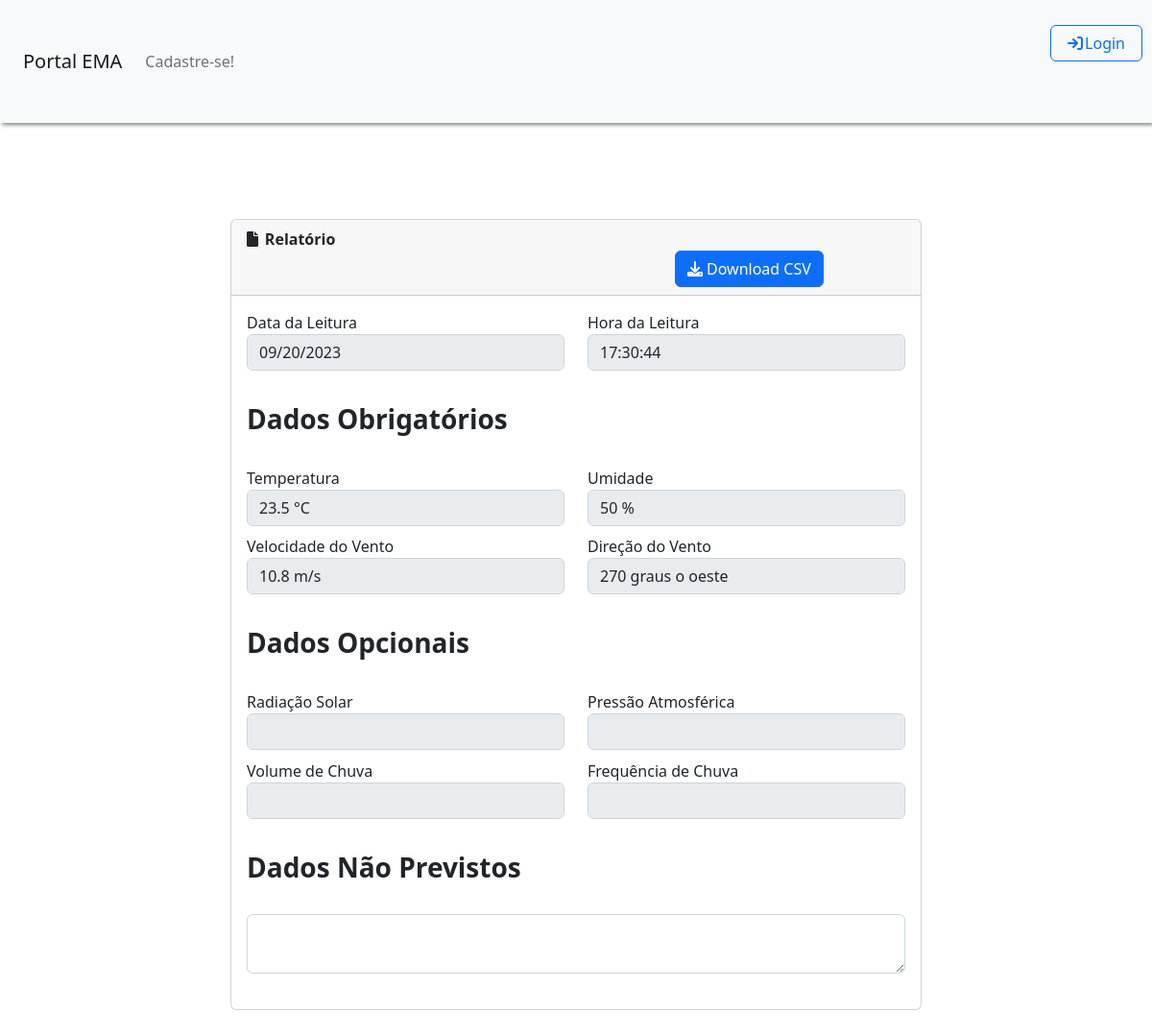
The app's page /Tela_Visualizar_Relatorio.php?idrelatorio=1, older data.
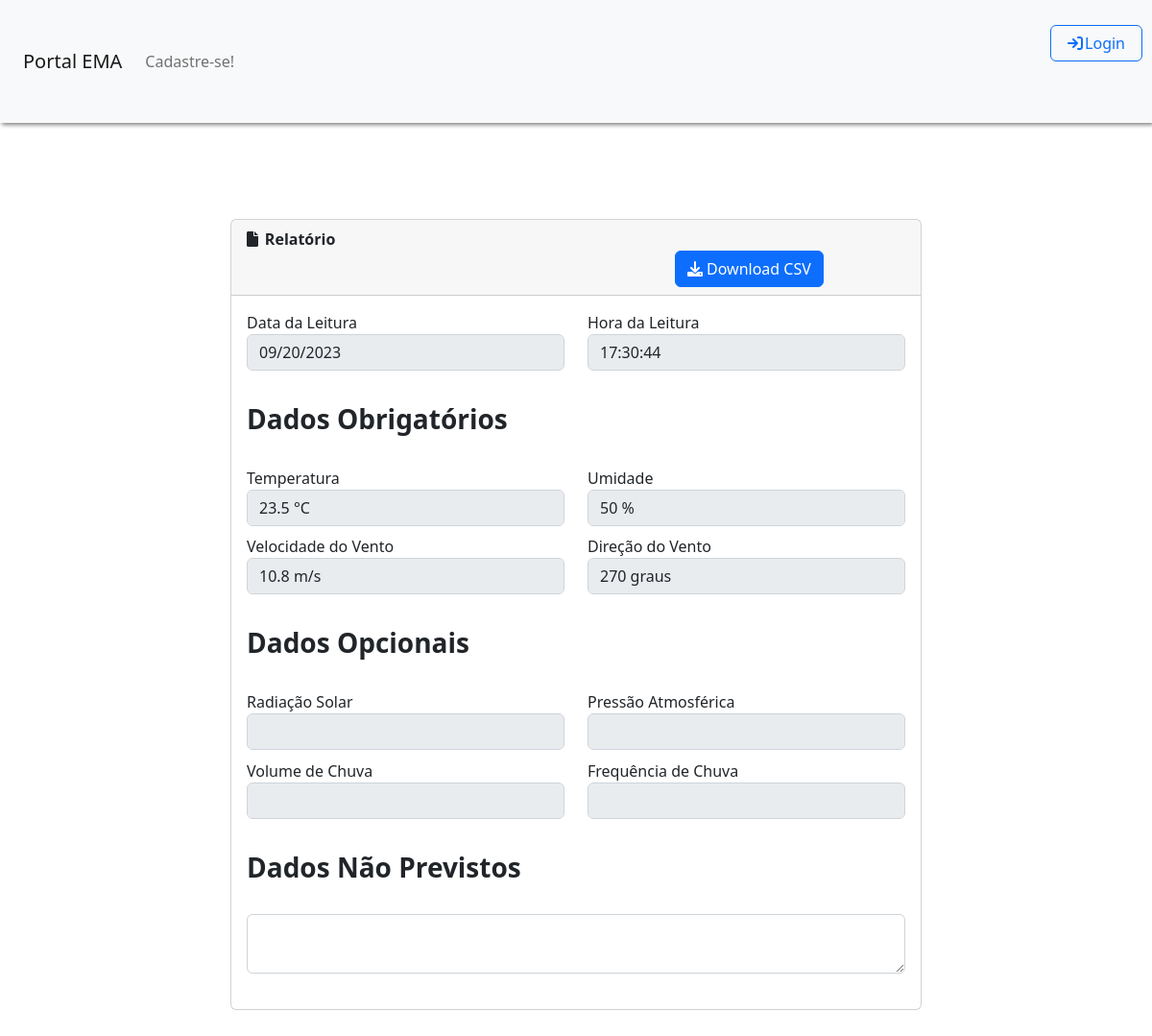
The same page, newer data.
### tables this page shows
CREATE TABLE IF NOT EXISTS relatorios (
  idrelatorio INT NOT NULL AUTO_INCREMENT,
  data DATE NOT NULL,
  hora TIME NOT NULL,

   
  temperatura FLOAT NOT NULL,
  unidade_tem VARCHAR(5) NOT NULL,
  
  umidade FLOAT NOT NULL,
  unidade_um VARCHAR(5) NOT NULL,

  vento_velocidade FLOAT NOT NULL,
  unidade_vv VARCHAR(5) NOT NULL,
  
  vento_direcao FLOAT NOT NULL,
  unidade_vd VARCHAR(50) NOT NULL,

   
  radiacao_solar FLOAT NULL,
  unidade_rs VARCHAR(5) NULL,

  pressao_atmos FLOAT NULL,
  unidade_pa VARCHAR(5) NULL,
  
  volume_chuva FLOAT NULL,
  unidade_vc VARCHAR(5) NULL,
    
  frequencia_chuva FLOAT NULL,
  unidade_fc VARCHAR(5) NULL,
  
   
   
  nao_previstos JSON NULL,
  erro INT NULL,
  emas_idema INT,
  emas_usuarios_idusuario INT,
 PRIMARY KEY (idrelatorio, emas_idema, emas_usuarios_idusuario),
    FOREIGN KEY (emas_idema , emas_usuarios_idusuario)
    REFERENCES emas (idema , usuarios_idusuario));

### controllers/controller_relatorio.php (called while the page is built, shortened)
<?php
function buscarRelatorioPorID($idrelatorio) {
    $conexao = conectarBanco();
    $idrelatorio = mysqli_real_escape_string($conexao, $idrelatorio);
    $query = "SELECT * FROM relatorios WHERE idrelatorio = '$idrelatorio'";
    $resultado = mysqli_query($conexao, $query);
    if ($resultado && mysqli_num_rows($resultado) > 0) {
        $usuario = mysqli_fetch_assoc($resultado);
        return $usuario;
    } else {
        return false;
    }
}
?>

### Tela_Visualizar_Relatorio.php (the view, shortened to what the changed rows need)
<!DOCTYPE html>
<?php
require '../portalEMA/controllers/controller_relatorio.php';
?>
<html>
    <head>
        <link rel="stylesheet" type="text/css" href="../portalEMA/css/style.css">
        <link rel="stylesheet" href="https://cdnjs.cloudflare.com/ajax/libs/font-awesome/6.0.0-beta3/css/all.min.css">
        <link rel="stylesheet" type="text/css" href="https://cdn.jsdelivr.net/npm/bootstrap@5.2.3/dist/css/bootstrap.min.css">
        <link rel="stylesheet" href="https://unpkg.com/leaflet@1.7.1/dist/leaflet.css" />
    </head>
    <body>
        <?php
        $relatorioId = $_GET['idrelatorio'];
        $relatorio = buscarRelatorioPorId($relatorioId);
        if (!$relatorio) {
            echo "Relatório não encontrado.";
            exit;
        } else {
            echo '<div id="relatorio">';
            echo '<div class="card col-12">';
            echo '<div class="card-header">';
            echo '<div style="display: inline;"><i style="padding-right: 1%;" class="fas fa-file"></i><b>Relatório</b></div>';
            echo '<div style="display: inline-flex; margin-left: 65%;"><form method="POST"><a href="../portalEMA/functions/download_csv.php?idrelatorio=' . $relatorioId . '" class="btn btn-primary"><i class="fas fa-download"></i> Download CSV </a></form></div>';
            echo '</div>';
            echo '<div class="card-body">';
            echo '<form>';
            echo '<div class="row">';
            echo '<div class="col">';
            echo '<label>Data da Leitura</label>';
            echo '<input disabled="true" value="' . $relatorio['data'] . '" type="date" class="form-control">';
            echo '</div>';
            echo '<div class="col">';
            echo '<label>Hora da Leitura</label>';
            echo '<input disabled="true" value="' . $relatorio['hora'] . '" type="text" class="form-control">';
            echo '</div>';
            echo '</div>';
            echo '<br><h3><b>Dados Obrigatórios</b></h3><br>';
            echo '<div class="row">';
            echo '<div class="col">';
            echo '<label>Temperatura</label>';
            echo '<input disabled="true" value="' . $relatorio['temperatura'] . ' ' . $relatorio['unidade_tem'] . '" type="text" class="form-control">';
            echo '</div>';
            echo '<div class="col">';
            echo '<label>Umidade</label>';
            echo '<input disabled="true" value="' . $relatorio['umidade'] . ' ' . $relatorio['unidade_um'] . '" type="text" class="form-control">';
            echo '</div>';
            echo '</div>';
            echo '<div class="row">';
            echo '<div class="col">';
            echo '<label>Velocidade do Vento</label>';
            echo '<input disabled="true" value="' . $relatorio['vento_velocidade'] . ' ' . $relatorio['unidade_vv'] . '" type="text" class="form-control">';
            echo '</div>';
            echo '<div class="col">';
            echo '<label>Direção do Vento</label>';
            echo '<input disabled="true" value="' . $relatorio['vento_direcao'] . ' ' . $relatorio['unidade_vd'] . '" type="text" class="form-control">';
            echo '</div>';
            echo '</div>';
            echo '<br><h3><b>Dados Opcionais</b></h3><br>';
            echo '<div class="row">';
            echo '<div class="col">';
            echo '<label>Radiação Solar</label>';
            echo '<input disabled="true" value="' . $relatorio['radiacao_solar'] . ' ' . $relatorio['unidade_rs'] . '" type="text" class="form-control">';
            echo '</div>';
            echo '<div class="col">';
            echo '<label>Pressão Atmosférica</label>';
            echo '<input disabled="true" value="' . $relatorio['pressao_atmos'] . ' ' . $relatorio['unidade_pa'] . '" type="text" class="form-control">';
            echo '</div>';
            echo '</div>';
            echo '<div class="row">';
            echo '<div class="col">';
            echo '<label>Volume de Chuva</label>';
            echo '<input disabled="true" value="' . $relatorio['volume_chuva'] . ' ' . $relatorio['unidade_vc'] . '" type="text" class="form-control">';
            echo '</div>';
            echo '<div class="col">';
            echo '<label>Frequência de Chuva</label>';
            echo '<input disabled="true" value="' . $relatorio['frequencia_chuva'] . ' ' . $relatorio['unidade_fc'] . '" type="text" class="form-control">';
            echo '</div>';
            echo '</div>';
            echo '<br><h3><b>Dados Não Previstos</b></h3><br>';
            echo '<textarea style="font-family: "Courier New";" value="' . $relatorio['nao_previstos'] .'" class="form-control"></textarea>';
            echo '</form>';
            echo '</div>';
            echo '</div>';
            echo '</div>';
        }
        ?>
    </body>
</html>

Row changes from the older to the newer data that the page shows:
changed relatorios: vento_direcao+unidade_vd "270 graus o oeste" → "270 graus"
